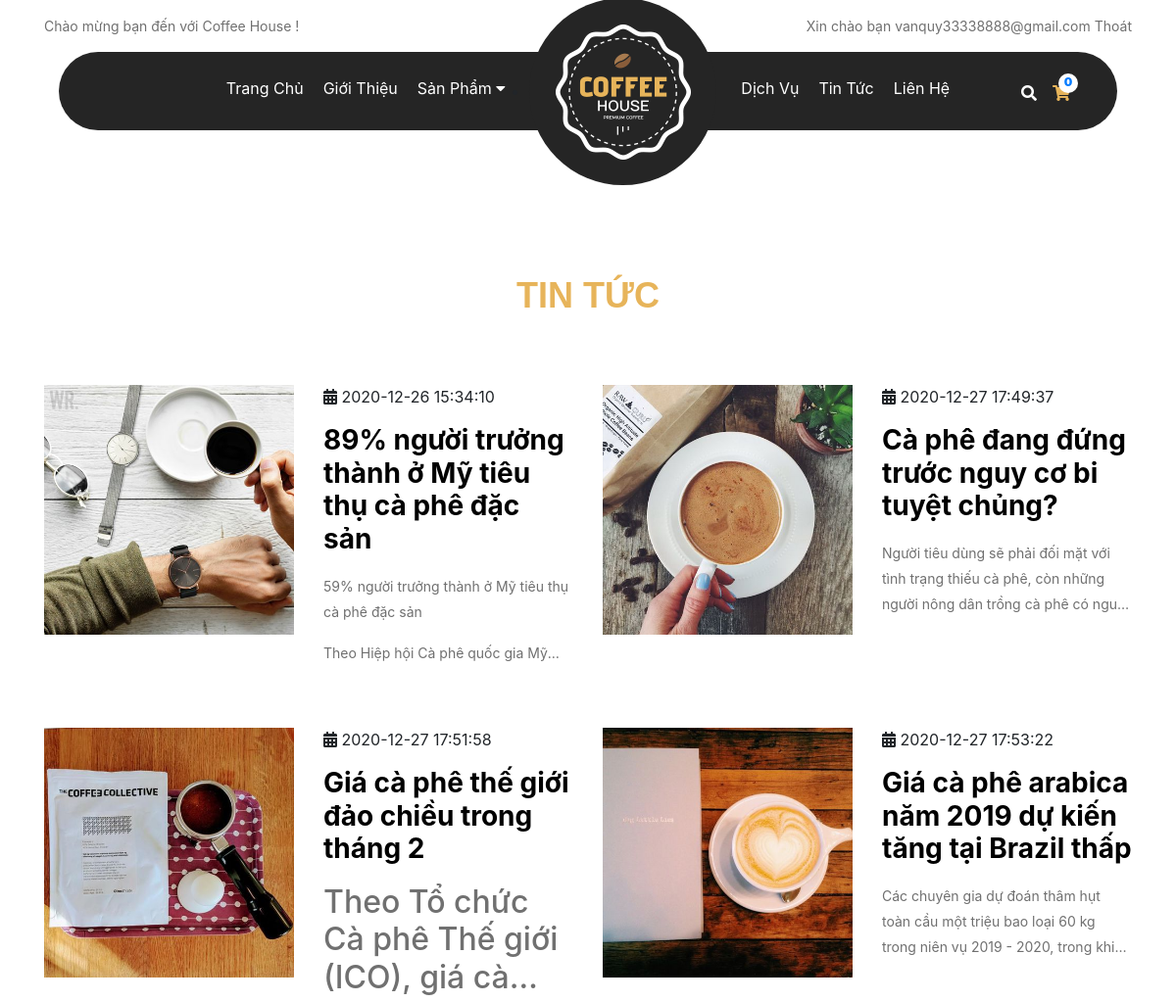
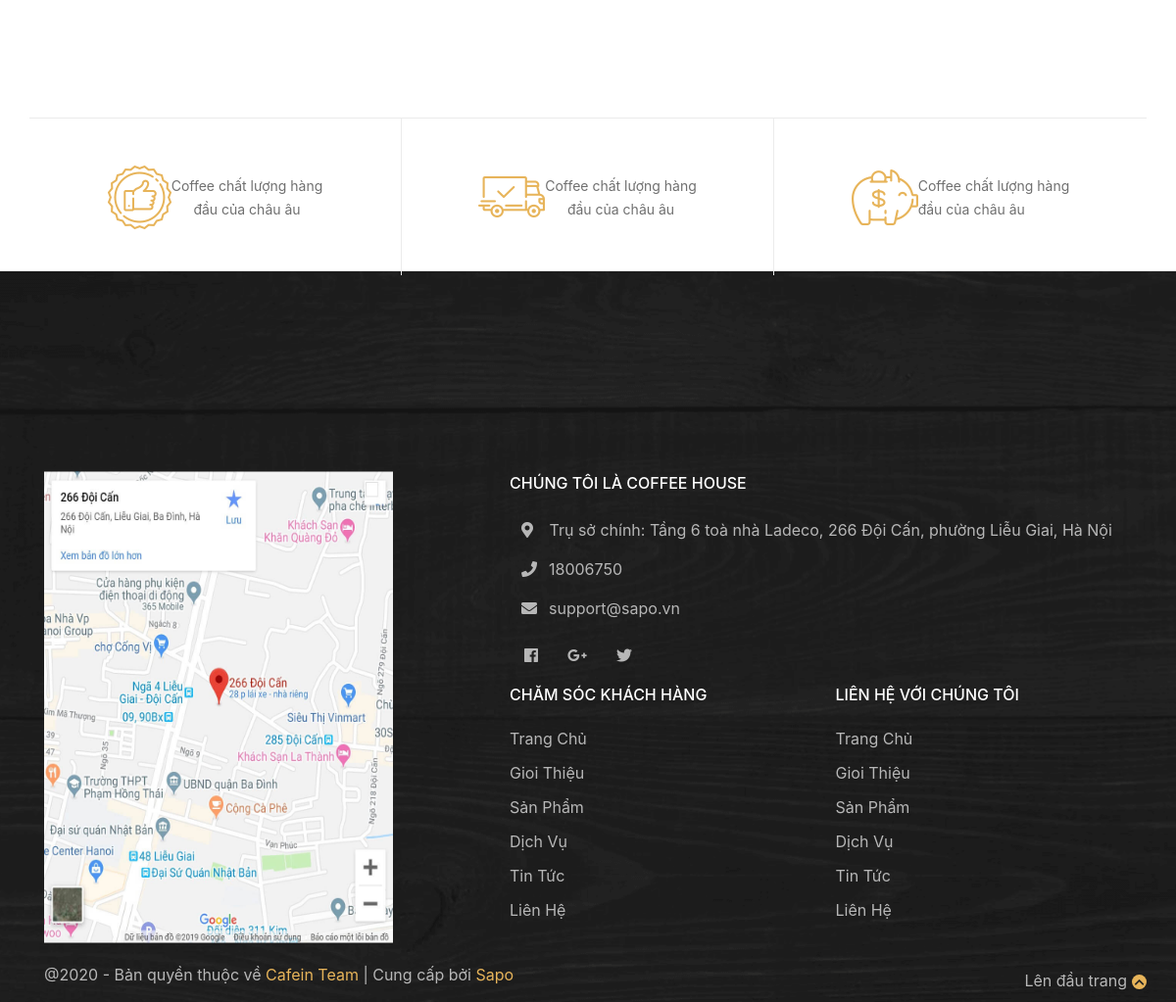
Page /TinTuc.php (signed in) on the committed database (2 pictures, top to bottom).
### tables this page shows
CREATE TABLE `tintuc` (
  `iDTinTuc` int(11) NOT NULL,
  `TieuDe` varchar(255) NOT NULL,
  `HinhAnhTinTuc` varchar(255) NOT NULL,
  `NgayDangTin` timestamp NULL DEFAULT current_timestamp(),
  `NoiDung` text NOT NULL
);

### TinTuc.php (the view, shortened to what this page needs)
<!doctype html>
<html lang="en">
  <head>
    <link rel="stylesheet" href="https://use.fontawesome.com/releases/v5.6.3/css/all.css">
    <link rel="stylesheet" href="https://maxcdn.bootstrapcdn.com/font-awesome/4.4.0/css/font-awesome.min.css" />
    <link rel="stylesheet" href="https://stackpath.bootstrapcdn.com/bootstrap/4.3.1/css/bootstrap.min.css">
    <link rel="stylesheet" href="https://cdnjs.cloudflare.com/ajax/libs/animate.css/4.1.1/animate.min.css"/>
    <link rel='stylesheet' href='https://cdn.rawgit.com/daneden/animate.css/v3.1.0/animate.min.css'>
    <link rel="stylesheet" href="CSS/main.css">
</head>
  <body>
    <div class="headertop">
        <?php require("Header.php");?>
    </div>
     <div class ="tintuc">
            <div class="container">
                <h1 class="text-center">Tin Tức</h1>
                <div class="row">
                    <?php
                        require("KetNoiCSDL.php");
                        $SQL = "SELECT * FROM tintuc";
                        $result = $conn->query($SQL);
                        if ($result->num_rows > 0) {
                            while($row = $result->fetch_assoc()) {
                    ?>
                    <div class="col-xl-6 KhoiTinTuc">
                        <div class="row">
                            <div class="col-xl-6">
                                <img src="AdminQuanTri/IMG/<?=$row['HinhAnhTinTuc']?>" width="255px" height="255px"  alt="">
                            </div>
                            <div class="col-xl-6">
                                <p><i class ="fas fa-calendar-alt"></i>  <?=$row['NgayDangTin']?></p>
                                <h3><a href="ChiTietTinTuc.php?iDTinTuc=<?=$row['iDTinTuc']?>"><?=$row['TieuDe']?></a></h3>
                                <div class="content"><?=$row['NoiDung']?></div>
                            </div>
                        </div>
                    </div>
                    <?php
                            }
                        }
                    ?>
                </div>
            </div>
      </div>
      <?php
        require("Footer.php");
      ?>
  </body>
</html>

### CSS/main.css (style rules this page uses)
* { margin: 0; padding: 0; }
html, body { width: 100%; }
body { overflow-x: hidden; }
.headertop { height: 210px; }
h1 { text-transform: uppercase; font-size: 36px; font-weight: 700; margin: 0; color: #e7b45a; text-align: center; font-family: Oswald,sans-serif; }
.tintuc { width: 100%; height: auto; margin-bottom: 50px; }
.tintuc h1 { margin : 70px 0; }
.tintuc a { color: black; text-decoration: none; font-weight: bold; }
.KhoiTinTuc { height: 300px; margin-bottom: 50px; }
.content { color: #707070; padding-top: 10px; font-size: 14px; line-height: 26px; -webkit-line-clamp: 3; -webkit-box-orient: vertical; overflow: hidden; display: -webkit-box; }

### rows in the picture
tintuc: HinhAnhTinTuc (picture), NgayDangTin "2020-12-26 15:34:10", TieuDe "89% người trưởng thành ở Mỹ tiêu thụ cà phê đặc sản", NoiDung "59% người trưởng thành ở Mỹ tiêu thụ cà phê đặc sản Theo Hiệp hội Cà phê quốc gia…"
tintuc: HinhAnhTinTuc (picture), NgayDangTin "2020-12-27 17:49:37", TieuDe "Cà phê đang đứng trước nguy cơ bi tuyệt chủng?", NoiDung "Người tiêu dùng sẽ phải đối mặt với tình trạng thiếu cà phê, còn những người nông dân trồng cà phê có…"
tintuc: HinhAnhTinTuc (picture), NgayDangTin "2020-12-27 17:51:58", TieuDe "Giá cà phê thế giới đảo chiều trong tháng 2", NoiDung "Theo Tổ chức Cà phê Thế giới (ICO), giá…"
tintuc: HinhAnhTinTuc (picture), NgayDangTin "2020-12-27 17:53:22", TieuDe "Giá cà phê arabica năm 2019 dự kiến tăng tại Brazil thấp", NoiDung "Các chuyên gia dự đoán thâm hụt toàn cầu một triệu bao loại 60 kg trong niên vụ 2019 - 2020, trong…"

### other values in the picture
$_SESSION['user'] "vanquy33338888@gmail.com"
